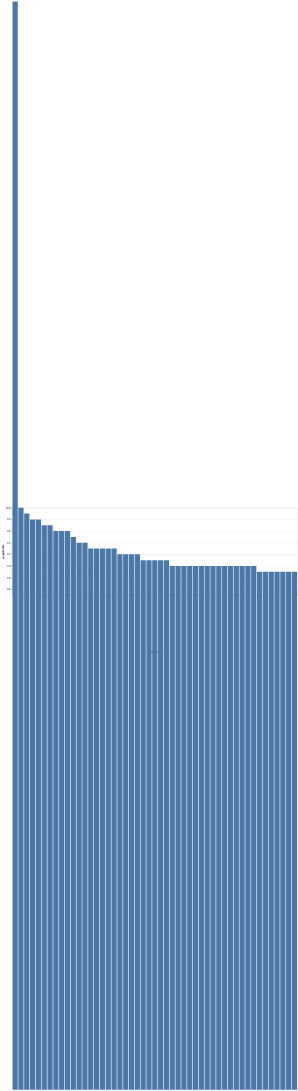

The cell this chart's notebook holds for it:
### Code cell
# Create a sample dataframe
top50bar = alt.Chart(top50).mark_bar().encode(
    alt.Y("popularity:Q",scale=alt.Scale(domain=[85, 100])),
    alt.X("track_name:N", sort = '-y'),
    tooltip=['track_name:N', "popularity:Q", 'url:N'],
    # href = alt.Href('url:N'),
)

top50bar

### Figure 1 — Vega-Lite specification as saved in the notebook (floating-point values rounded to 4 significant figures)
{"config": {"view": {"continuousWidth": 400, "continuousHeight": 300}}, "data": {"name": "data-e923b290882cca186329350a6f53ca59"}, "mark": "bar", "encoding": {"tooltip": [{"field": "track_name", "type": "nominal"}, {"field": "popularity", "type": "quantitative"}, {"field": "url", "type": "nominal"}], "x": {"field": "track_name", "sort": "-y", "type": "nominal"}, "y": {"field": "popularity", "scale": {"domain": [85, 100]}, "type": "quantitative"}}, "$schema": "https://vega.github.io/schema/vega-lite/v4.17.0.json", "datasets": {"data-e923b290882cca186329350a6f53ca59": [{"track_id": "3nqQXoyQOWXiESFLlDF1hG", "track_name": "Unholy (feat. Kim Petras)", "album_name": "Unholy (feat. Kim Petras)", "artist_1": "Sam Smith", "artist_2": "Kim Petras", "artist_3": null, "artist_4": null, "track_genre_1": "dance", "track_genre_2": " pop", "track_genre_3": null, "track_genre_4": null, "track_genre_5": null, "explicit": false, "mode": "Major", "key": "D", "time_signature": 4, "tempo": 131.1, "duartion_s": 156.9, "popularity": 100, "danceability": 0.714, "loudness": -7.375, "speechiness": 0.0864, "acousticness": 0.013, "instrumentalness": 4.51e-06, "liveness": 0.266, "energy": 0.472, "valence": 0.238, "url": "https://www.youtube.com/search?q=%22Unholy+%28feat.+Kim+Petras%29%22"}, {"track_id": "2tTmW7RDtMQtBk7m2rYeSw", "track_name": "Quevedo: Bzrp Music Sessions, Vol. 52", "album_name": "Quevedo: Bzrp Music Sessions, Vol. 52", "artist_1": "Bizarrap", "artist_2": "Quevedo", "artist_3": null, "artist_4": null, "track_genre_1": "hip-hop", "track_genre_2": null, "track_genre_3": null, "track_genre_4": null, "track_genre_5": null, "explicit": false, "mode": "Major", "key": "D", "time_signature": 4, "tempo": 128.0, "duartion_s": 198.9, "popularity": 99, "danceability": 0.621, "loudness": -5.548, "speechiness": 0.044, "acousticness": 0.0125, "instrumentalness": 0.033, "liveness": 0.23, "energy": 0.782, "valence": 0.55, "url": "https://www.youtube.com/search?q=%22Quevedo%3A+Bzrp+Music+Sessions%2C+Vol.+52%22"}, {"track_id": "4uUG5RXrOk84mYEfFvj3cK", "track_name": "I'm Good (Blue)", "album_name": "I'm Good (Blue)", "artist_1": "David Guetta", "artist_2": "Bebe Rexha", "artist_3": null, "artist_4": null, "track_genre_1": "dance", "track_genre_2": " edm", "track_genre_3": " pop", "track_genre_4": null, "track_genre_5": null, "explicit": true, "mode": "Minor", "key": "G", "time_signature": 4, "tempo": 128.0, "duartion_s": 175.2, "popularity": 98, "danceability": 0.561, "loudness": -3.673, "speechiness": 0.0343, "acousticness": 0.00383, "instrumentalness": 7.07e-06, "liveness": 0.371, "energy": 0.965, "valence": 0.304, "url": "https://www.youtube.com/search?q=%22I%27m+Good+%28Blue%29%22"}, {"track_id": "5ww2BF9slyYgNOk37BlC4u", "track_name": "La Bachata", "album_name": "La Bachata", "artist_1": "Manuel Turizo", "artist_2": null, "artist_3": null, "artist_4": null, "track_genre_1": "latin", "track_genre_2": " latino", "track_genre_3": " reggae", "track_genre_4": " reggaeton", "track_genre_5": null, "explicit": false, "mode": "Minor", "key": "G", "time_signature": 4, "tempo": 125.0, "duartion_s": 162.6, "popularity": 98, "danceability": 0.835, "loudness": -5.329, "speechiness": 0.0364, "acousticness": 0.583, "instrumentalness": 1.98e-06, "liveness": 0.218, "energy": 0.679, "valence": 0.85, "url": "https://www.youtube.com/search?q=%22La+Bachata%22"}, {"track_id": "6Sq7ltF9Qa7SNFBsV5Cogx", "track_name": "Me Porto Bonito", "album_name": "Un Verano Sin Ti", "artist_1": "Bad Bunny", "artist_2": "Chencho Corleone", "artist_3": null, "artist_4": null, "track_genre_1": "latin", "track_genre_2": " latino", "track_genre_3": " reggae", "track_genre_4": " reggaeton", "track_genre_5": null, "explicit": true, "mode": "Minor", "key": "C-sharp", "time_signature": 4, "tempo": 92.0, "duartion_s": 178.6, "popularity": 97, "danceability": 0.911, "loudness": -5.105, "speechiness": 0.0817, "acousticness": 0.0901, "instrumentalness": 2.68e-05, "liveness": 0.0933, "energy": 0.712, "valence": 0.425, "url": "https://www.youtube.com/search?q=%22Me+Porto+Bonito%22"}, {"track_id": "1IHWl5LamUGEuP4ozKQSXZ", "track_name": "Tití Me Preguntó", "album_name": "Un Verano Sin Ti", "artist_1": "Bad Bunny", "artist_2": null, "artist_3": null, "artist_4": null, "track_genre_1": "latin", "track_genre_2": " latino", "track_genre_3": " reggae", "track_genre_4": " reggaeton", "track_genre_5": null, "explicit": false, "mode": "Minor", "key": "F", "time_signature": 4, "tempo": 106.7, "duartion_s": 243.7, "popularity": 97, "danceability": 0.65, "loudness": -5.198, "speechiness": 0.253, "acousticness": 0.0993, "instrumentalness": 0.000291, "liveness": 0.126, "energy": 0.715, "valence": 0.187, "url": "https://www.youtube.com/search?q=%22Tit%C3%AD+Me+Pregunt%C3%B3%22"}, {"track_id": "5IgjP7X4th6nMNDh4akUHb", "track_name": "Under The Influence", "album_name": "Indigo (Extended)", "artist_1": "Chris Brown", "artist_2": null, "artist_3": null, "artist_4": null, "track_genre_1": "dance", "track_genre_2": " pop", "track_genre_3": null, "track_genre_4": null, "track_genre_5": null, "explicit": true, "mode": "Minor", "key": "A", "time_signature": 4, "tempo": 117.0, "duartion_s": 184.6, "popularity": 96, "danceability": 0.733, "loudness": -5.529, "speechiness": 0.0427, "acousticness": 0.0635, "instrumentalness": 1.18e-06, "liveness": 0.105, "energy": 0.69, "valence": 0.31, "url": "https://www.youtube.com/search?q=%22Under+The+Influence%22"}, {"track_id": "5Eax0qFko2dh7Rl2lYs3bx", "track_name": "Efecto", "album_name": "Un Verano Sin Ti", "artist_1": "Bad Bunny", "artist_2": null, "artist_3": null, "artist_4": null, "track_genre_1": "latin", "track_genre_2": " latino", "track_genre_3": " reggae", "track_genre_4": " reggaeton", "track_genre_5": null, "explicit": false, "mode": "Minor", "key": "G", "time_signature": 4, "tempo": 98.05, "duartion_s": 213.1, "popularity": 96, "danceability": 0.801, "loudness": -8.797, "speechiness": 0.0516, "acousticness": 0.141, "instrumentalness": 1.73e-05, "liveness": 0.0639, "energy": 0.475, "valence": 0.234, "url": "https://www.youtube.com/search?q=%22Efecto%22"}, {"track_id": "4h9wh7iOZ0GGn8QVp4RAOB", "track_name": "I Ain't Worried", "album_name": "I Ain’t Worried (Music From The Motion Picture \"Top Gun: Maverick\")", "artist_1": "OneRepublic", "artist_2": null, "artist_3": null, "artist_4": null, "track_genre_1": "piano", "track_genre_2": " pop", "track_genre_3": " rock", "track_genre_4": null, "track_genre_5": null, "explicit": false, "mode": "Major", "key": "C", "time_signature": 4, "tempo": 140.0, "duartion_s": 148.5, "popularity": 96, "danceability": 0.704, "loudness": -5.927, "speechiness": 0.0475, "acousticness": 0.0826, "instrumentalness": 0.000745, "liveness": 0.0546, "energy": 0.797, "valence": 0.825, "url": "https://www.youtube.com/search?q=%22I+Ain%27t+Worried%22"}, {"track_id": "3k3NWokhRRkEPhCzPmV8TW", "track_name": "Ojitos Lindos", "album_name": "Un Verano Sin Ti", "artist_1": "Bad Bunny", "artist_2": "Bomba Estéreo", "artist_3": null, "artist_4": null, "track_genre_1": "latin", "track_genre_2": " latino", "track_genre_3": " reggae", "track_genre_4": " reggaeton", "track_genre_5": null, "explicit": false, "mode": "Minor", "key": "E-flat", "time_signature": 4, "tempo": 79.93, "duartion_s": 258.3, "popularity": 95, "danceability": 0.647, "loudness": -5.745, "speechiness": 0.0413, "acousticness": 0.08, "instrumentalness": 1.34e-06, "liveness": 0.528, "energy": 0.686, "valence": 0.268, "url": "https://www.youtube.com/search?q=%22Ojitos+Lindos%22"}, {"track_id": "4LRPiXqCikLlN15c3yImP7", "track_name": "As It Was", "album_name": "As It Was", "artist_1": "Harry Styles", "artist_2": null, "artist_3": null, "artist_4": null, "track_genre_1": "pop", "track_genre_2": null, "track_genre_3": null, "track_genre_4": null, "track_genre_5": null, "explicit": false, "mode": "Minor", "key": "F-sharp", "time_signature": 4, "tempo": 173.9, "duartion_s": 167.3, "popularity": 95, "danceability": 0.52, "loudness": -5.338, "speechiness": 0.0557, "acousticness": 0.342, "instrumentalness": 0.00101, "liveness": 0.311, "energy": 0.731, "valence": 0.662, "url": "https://www.youtube.com/search?q=%22As+It+Was%22"}, {"track_id": "6xGruZOHLs39ZbVccQTuPZ", "track_name": "Glimpse of Us", "album_name": "Glimpse of Us", "artist_1": "Joji", "artist_2": null, "artist_3": null, "artist_4": null, "track_genre_1": "pop", "track_genre_2": null, "track_genre_3": null, "track_genre_4": null, "track_genre_5": null, "explicit": false, "mode": "Major", "key": "A-flat", "time_signature": 3, "tempo": 169.9, "duartion_s": 233.5, "popularity": 94, "danceability": 0.44, "loudness": -9.258, "speechiness": 0.0531, "acousticness": 0.891, "instrumentalness": 4.78e-06, "liveness": 0.141, "energy": 0.317, "valence": 0.268, "url": "https://www.youtube.com/search?q=%22Glimpse+of+Us%22"}, {"track_id": "6Xom58OOXk2SoU711L2IXO", "track_name": "Moscow Mule", "album_name": "Un Verano Sin Ti", "artist_1": "Bad Bunny", "artist_2": null, "artist_3": null, "artist_4": null, "track_genre_1": "latin", "track_genre_2": " latino", "track_genre_3": " reggae", "track_genre_4": " reggaeton", "track_genre_5": null, "explicit": true, "mode": "Minor", "key": "F", "time_signature": 4, "tempo": 99.97, "duartion_s": 245.9, "popularity": 94, "danceability": 0.804, "loudness": -5.453, "speechiness": 0.0333, "acousticness": 0.294, "instrumentalness": 1.18e-06, "liveness": 0.115, "energy": 0.674, "valence": 0.292, "url": "https://www.youtube.com/search?q=%22Moscow+Mule%22"}, {"track_id": "1xzi1Jcr7mEi9K2RfzLOqS", "track_name": "CUFF IT", "album_name": "RENAISSANCE", "artist_1": "Beyoncé", "artist_2": null, "artist_3": null, "artist_4": null, "track_genre_1": "dance", "track_genre_2": null, "track_genre_3": null, "track_genre_4": null, "track_genre_5": null, "explicit": true, "mode": "Major", "key": "G", "time_signature": 4, "tempo": 115.0, "duartion_s": 225.4, "popularity": 93, "danceability": 0.78, "loudness": -5.668, "speechiness": 0.141, "acousticness": 0.0368, "instrumentalness": 9.69e-06, "liveness": 0.0698, "energy": 0.689, "valence": 0.642, "url": "https://www.youtube.com/search?q=%22CUFF+IT%22"}, {"track_id": "3JvKfv6T31zO0ini8iNItO", "track_name": "Another Love", "album_name": "Long Way Down (Deluxe)", "artist_1": "Tom Odell", "artist_2": null, "artist_3": null, "artist_4": null, "track_genre_1": "chill", "track_genre_2": " pop", "track_genre_3": null, "track_genre_4": null, "track_genre_5": null, "explicit": true, "mode": "Minor", "key": "E", "time_signature": 4, "tempo": 122.8, "duartion_s": 244.4, "popularity": 93, "danceability": 0.445, "loudness": -8.532, "speechiness": 0.04, "acousticness": 0.695, "instrumentalness": 1.65e-05, "liveness": 0.0944, "energy": 0.537, "valence": 0.131, "url": "https://www.youtube.com/search?q=%22Another+Love%22"}, {"track_id": "31i56LZnwE6uSu3exoHjtB", "track_name": "Neverita", "album_name": "Un Verano Sin Ti", "artist_1": "Bad Bunny", "artist_2": null, "artist_3": null, "artist_4": null, "track_genre_1": "latin", "track_genre_2": " reggae", "track_genre_3": " reggaeton", "track_genre_4": null, "track_genre_5": null, "explicit": false, "mode": "Major", "key": "B-flat", "time_signature": 4, "tempo": 122.0, "duartion_s": 173.1, "popularity": 93, "danceability": 0.876, "loudness": -7.511, "speechiness": 0.0478, "acousticness": 0.0706, "instrumentalness": 0.0, "liveness": 0.143, "energy": 0.498, "valence": 0.428, "url": "https://www.youtube.com/search?q=%22Neverita%22"}, {"track_id": "7dSZ6zGTQx66c2GF91xCrb", "track_name": "PROVENZA", "album_name": "PROVENZA", "artist_1": "KAROL G", "artist_2": null, "artist_3": null, "artist_4": null, "track_genre_1": "reggae", "track_genre_2": " reggaeton", "track_genre_3": null, "track_genre_4": null, "track_genre_5": null, "explicit": false, "mode": "Major", "key": "C-sharp", "time_signature": 4, "tempo": 111.0, "duartion_s": 210.2, "popularity": 93, "danceability": 0.87, "loudness": -8.006, "speechiness": 0.0541, "acousticness": 0.656, "instrumentalness": 0.00823, "liveness": 0.11, "energy": 0.516, "valence": 0.53, "url": "https://www.youtube.com/search?q=%22PROVENZA%22"}, {"track_id": "2QjOHCTQ1Jl3zawyYOpxh6", "track_name": "Sweater Weather", "album_name": "I Love You.", "artist_1": "The Neighbourhood", "artist_2": null, "artist_3": null, "artist_4": null, "track_genre_1": "alt-rock", "track_genre_2": " alternative", "track_genre_3": " pop", "track_genre_4": " rock", "track_genre_5": null, "explicit": false, "mode": "Major", "key": "B-flat", "time_signature": 4, "tempo": 124.0, "duartion_s": 240.4, "popularity": 93, "danceability": 0.612, "loudness": -2.81, "speechiness": 0.0336, "acousticness": 0.0495, "instrumentalness": 0.0177, "liveness": 0.101, "energy": 0.807, "valence": 0.398, "url": "https://www.youtube.com/search?q=%22Sweater+Weather%22"}, {"track_id": "4C6Uex2ILwJi9sZXRdmqXp", "track_name": "Super Freaky Girl", "album_name": "Super Freaky Girl", "artist_1": "Nicki Minaj", "artist_2": null, "artist_3": null, "artist_4": null, "track_genre_1": "dance", "track_genre_2": " hip-hop", "track_genre_3": null, "track_genre_4": null, "track_genre_5": null, "explicit": true, "mode": "Major", "key": "D", "time_signature": 4, "tempo": 133.0, "duartion_s": 171.0, "popularity": 92, "danceability": 0.95, "loudness": -2.653, "speechiness": 0.241, "acousticness": 0.0645, "instrumentalness": 1.77e-05, "liveness": 0.309, "energy": 0.891, "valence": 0.912, "url": "https://www.youtube.com/search?q=%22Super+Freaky+Girl%22"}, {"track_id": "4Dvkj6JhhA12EX05fT7y2e", "track_name": "As It Was", "album_name": "Harry's House", "artist_1": "Harry Styles", "artist_2": null, "artist_3": null, "artist_4": null, "track_genre_1": "pop", "track_genre_2": null, "track_genre_3": null, "track_genre_4": null, "track_genre_5": null, "explicit": false, "mode": "Minor", "key": "F-sharp", "time_signature": 4, "tempo": 173.9, "duartion_s": 167.3, "popularity": 92, "danceability": 0.52, "loudness": -5.338, "speechiness": 0.0557, "acousticness": 0.342, "instrumentalness": 0.00101, "liveness": 0.311, "energy": 0.731, "valence": 0.662, "url": "https://www.youtube.com/search?q=%22As+It+Was%22"}, {"track_id": "0WtM2NBVQNNJLh6scP13H8", "track_name": "Calm Down (with Selena Gomez)", "album_name": "Calm Down (with Selena Gomez)", "artist_1": "Rema", "artist_2": "Selena Gomez", "artist_3": null, "artist_4": null, "track_genre_1": "pop", "track_genre_2": null, "track_genre_3": null, "track_genre_4": null, "track_genre_5": null, "explicit": false, "mode": "Major", "key": "B", "time_signature": 4, "tempo": 107.0, "duartion_s": 239.3, "popularity": 92, "danceability": 0.801, "loudness": -5.206, "speechiness": 0.0381, "acousticness": 0.382, "instrumentalness": 0.000669, "liveness": 0.114, "energy": 0.806, "valence": 0.802, "url": "https://www.youtube.com/search?q=%22Calm+Down+%28with+Selena+Gomez%29%22"}, {"track_id": "5XeFesFbtLpXzIVDNQP22n", "track_name": "I Wanna Be Yours", "album_name": "AM", "artist_1": "Arctic Monkeys", "artist_2": null, "artist_3": null, "artist_4": null, "track_genre_1": "garage", "track_genre_2": " indie", "track_genre_3": " rock", "track_genre_4": null, "track_genre_5": null, "explicit": false, "mode": "Minor", "key": "C", "time_signature": 4, "tempo": 67.53, "duartion_s": 184.0, "popularity": 92, "danceability": 0.464, "loudness": -9.345, "speechiness": 0.0256, "acousticness": 0.136, "instrumentalness": 0.022, "liveness": 0.0974, "energy": 0.417, "valence": 0.479, "url": "https://www.youtube.com/search?q=%22I+Wanna+Be+Yours%22"}, {"track_id": "0mBP9X2gPCuapvpZ7TGDk3", "track_name": "Left and Right (Feat. Jung Kook of BTS)", "album_name": "Left and Right (Feat. Jung Kook of BTS)", "artist_1": "Charlie Puth", "artist_2": "Jung Kook", "artist_3": "BTS", "artist_4": null, "track_genre_1": "dance", "track_genre_2": " pop", "track_genre_3": null, "track_genre_4": null, "track_genre_5": null, "explicit": false, "mode": "Major", "key": "D", "time_signature": 4, "tempo": 101.1, "duartion_s": 154.5, "popularity": 92, "danceability": 0.881, "loudness": -4.898, "speechiness": 0.0324, "acousticness": 0.619, "instrumentalness": 1.32e-05, "liveness": 0.0901, "energy": 0.592, "valence": 0.719, "url": "https://www.youtube.com/search?q=%22Left+and+Right+%28Feat.+Jung+Kook+of+BTS%29%22"}, {"track_id": "3F5CgOj3wFlRv51JsHbxhe", "track_name": "Jimmy Cooks (feat. 21 Savage)", "album_name": "Honestly, Nevermind", "artist_1": "Drake", "artist_2": "21 Savage", "artist_3": null, "artist_4": null, "track_genre_1": "hip-hop", "track_genre_2": null, "track_genre_3": null, "track_genre_4": null, "track_genre_5": null, "explicit": true, "mode": "Major", "key": "C", "time_signature": 4, "tempo": 165.9, "duartion_s": 218.4, "popularity": 91, "danceability": 0.529, "loudness": -4.711, "speechiness": 0.175, "acousticness": 0.000307, "instrumentalness": 2.41e-06, "liveness": 0.093, "energy": 0.673, "valence": 0.366, "url": "https://www.youtube.com/search?q=%22Jimmy+Cooks+%28feat.+21+Savage%29%22"}, {"track_id": "6i1g5ZRmJZAkDwBaUZ3f2i", "track_name": "Caile", "album_name": "L3tra", "artist_1": "Luar La L", "artist_2": null, "artist_3": null, "artist_4": null, "track_genre_1": "latin", "track_genre_2": " latino", "track_genre_3": " reggae", "track_genre_4": " reggaeton", "track_genre_5": null, "explicit": true, "mode": "Major", "key": "C", "time_signature": 3, "tempo": 121.7, "duartion_s": 141.3, "popularity": 91, "danceability": 0.704, "loudness": -4.948, "speechiness": 0.448, "acousticness": 0.298, "instrumentalness": 3.75e-06, "liveness": 0.0852, "energy": 0.756, "valence": 0.461, "url": "https://www.youtube.com/search?q=%22Caile%22"}, {"track_id": "79HZAZNnOE97rb2hnI0XQr", "track_name": "LOKERA", "album_name": "LOKERA", "artist_1": "Rauw Alejandro", "artist_2": "Lyanno", "artist_3": "Brray", "artist_4": null, "track_genre_1": "latin", "track_genre_2": " latino", "track_genre_3": null, "track_genre_4": null, "track_genre_5": null, "explicit": false, "mode": "Minor", "key": "B", "time_signature": 4, "tempo": 102.0, "duartion_s": 195.3, "popularity": 91, "danceability": 0.834, "loudness": -2.657, "speechiness": 0.0452, "acousticness": 0.21, "instrumentalness": 5.91e-06, "liveness": 0.103, "energy": 0.828, "valence": 0.58, "url": "https://www.youtube.com/search?q=%22LOKERA%22"}, {"track_id": "0VjIjW4GlUZAMYd2vXMi3b", "track_name": "Blinding Lights", "album_name": "After Hours", "artist_1": "The Weeknd", "artist_2": null, "artist_3": null, "artist_4": null, "track_genre_1": "pop", "track_genre_2": null, "track_genre_3": null, "track_genre_4": null, "track_genre_5": null, "explicit": false, "mode": "Major", "key": "C-sharp", "time_signature": 4, "tempo": 171.0, "duartion_s": 200.0, "popularity": 91, "danceability": 0.514, "loudness": -5.934, "speechiness": 0.0598, "acousticness": 0.00146, "instrumentalness": 9.54e-05, "liveness": 0.0897, "energy": 0.73, "valence": 0.334, "url": "https://www.youtube.com/search?q=%22Blinding+Lights%22"}, {"track_id": "41oY4WCTj5kccfesTVFnvN", "track_name": "Tarot", "album_name": "Un Verano Sin Ti", "artist_1": "Bad Bunny", "artist_2": "Jhayco", "artist_3": null, "artist_4": null, "track_genre_1": "latin", "track_genre_2": " latino", "track_genre_3": " reggae", "track_genre_4": " reggaeton", "track_genre_5": null, "explicit": true, "mode": "Minor", "key": "B", "time_signature": 4, "tempo": 114.0, "duartion_s": 237.9, "popularity": 91, "danceability": 0.795, "loudness": -3.971, "speechiness": 0.0419, "acousticness": 0.0225, "instrumentalness": 0.0, "liveness": 0.658, "energy": 0.684, "valence": 0.419, "url": "https://www.youtube.com/search?q=%22Tarot%22"}, {"track_id": "1cKHdTo9u0ZymJdPGSh6nq", "track_name": "I Was Never There", "album_name": "My Dear Melancholy,", "artist_1": "The Weeknd", "artist_2": "Gesaffelstein", "artist_3": null, "artist_4": null, "track_genre_1": "pop", "track_genre_2": null, "track_genre_3": null, "track_genre_4": null, "track_genre_5": null, "explicit": false, "mode": "Major", "key": "B-flat", "time_signature": 4, "tempo": 113.3, "duartion_s": 241.1, "popularity": 90, "danceability": 0.323, "loudness": -4.008, "speechiness": 0.0338, "acousticness": 0.142, "instrumentalness": 0.000162, "liveness": 0.163, "energy": 0.737, "valence": 0.155, "url": "https://www.youtube.com/search?q=%22I+Was+Never+There%22"}, {"track_id": "2rurDawMfoKP4uHyb2kJBt", "track_name": "Te Felicito", "album_name": "Te Felicito", "artist_1": "Shakira", "artist_2": "Rauw Alejandro", "artist_3": null, "artist_4": null, "track_genre_1": "latin", "track_genre_2": null, "track_genre_3": null, "track_genre_4": null, "track_genre_5": null, "explicit": false, "mode": "Major", "key": "F", "time_signature": 4, "tempo": 174.1, "duartion_s": 172.2, "popularity": 90, "danceability": 0.695, "loudness": -4.654, "speechiness": 0.317, "acousticness": 0.234, "instrumentalness": 0.0, "liveness": 0.081, "energy": 0.636, "valence": 0.575, "url": "https://www.youtube.com/search?q=%22Te+Felicito%22"}, {"track_id": "1797zYiX4cKosMH836X9Gt", "track_name": "La Corriente", "album_name": "Un Verano Sin Ti", "artist_1": "Bad Bunny", "artist_2": "Tony Dize", "artist_3": null, "artist_4": null, "track_genre_1": "latino", "track_genre_2": " reggae", "track_genre_3": " reggaeton", "track_genre_4": null, "track_genre_5": null, "explicit": true, "mode": "Minor", "key": "B", "time_signature": 4, "tempo": 196.1, "duartion_s": 198.4, "popularity": 90, "danceability": 0.663, "loudness": -3.51, "speechiness": 0.195, "acousticness": 0.229, "instrumentalness": 0.0, "liveness": 0.219, "energy": 0.786, "valence": 0.579, "url": "https://www.youtube.com/search?q=%22La+Corriente%22"}, {"track_id": "38T0tPVZHcPZyhtOcCP7pF", "track_name": "STAR WALKIN' (League of Legends Worlds Anthem)", "album_name": "STAR WALKIN' (League of Legends Worlds Anthem)", "artist_1": "Lil Nas X", "artist_2": null, "artist_3": null, "artist_4": null, "track_genre_1": "hip-hop", "track_genre_2": null, "track_genre_3": null, "track_genre_4": null, "track_genre_5": null, "explicit": true, "mode": "Minor", "key": "D", "time_signature": 4, "tempo": 141.9, "duartion_s": 210.6, "popularity": 90, "danceability": 0.637, "loudness": -4.971, "speechiness": 0.0455, "acousticness": 0.148, "instrumentalness": 0.0, "liveness": 0.0892, "energy": 0.715, "valence": 0.308, "url": "https://www.youtube.com/search?q=%22STAR+WALKIN%27+%28League+of+Legends+Worlds+Anthem%29%22"}, {"track_id": "1Fid2jjqsHViMX6xNH70hE", "track_name": "Atlantis", "album_name": "Tell Me It's Real (Expanded Edition)", "artist_1": "Seafret", "artist_2": null, "artist_3": null, "artist_4": null, "track_genre_1": "folk", "track_genre_2": null, "track_genre_3": null, "track_genre_4": null, "track_genre_5": null, "explicit": false, "mode": "Minor", "key": "A-flat", "time_signature": 4, "tempo": 166.2, "duartion_s": 229.2, "popularity": 90, "danceability": 0.4, "loudness": -7.989, "speechiness": 0.0308, "acousticness": 0.0529, "instrumentalness": 2.14e-06, "liveness": 0.115, "energy": 0.479, "valence": 0.213, "url": "https://www.youtube.com/search?q=%22Atlantis%22"}, {"track_id": "7DbdUf8aHSYoliSjO6LZv6", "track_name": "Sex, Drugs, Etc.", "album_name": "Chit Chat", "artist_1": "Beach Weather", "artist_2": null, "artist_3": null, "artist_4": null, "track_genre_1": "rock", "track_genre_2": null, "track_genre_3": null, "track_genre_4": null, "track_genre_5": null, "explicit": false, "mode": "Minor", "key": "E", "time_signature": 4, "tempo": 144.0, "duartion_s": 196.8, "popularity": 90, "danceability": 0.572, "loudness": -5.083, "speechiness": 0.0377, "acousticness": 0.013, "instrumentalness": 0.00976, "liveness": 0.522, "energy": 0.839, "valence": 0.465, "url": "https://www.youtube.com/search?q=%22Sex%2C+Drugs%2C+Etc.%22"}, {"track_id": "1ga4PztXOIw1yBbdUt2X8v", "track_name": "GATÚBELA", "album_name": "GATÚBELA", "artist_1": "KAROL G", "artist_2": "Maldy", "artist_3": null, "artist_4": null, "track_genre_1": "reggae", "track_genre_2": " reggaeton", "track_genre_3": null, "track_genre_4": null, "track_genre_5": null, "explicit": false, "mode": "Minor", "key": "B", "time_signature": 4, "tempo": 92.52, "duartion_s": 209.2, "popularity": 90, "danceability": 0.627, "loudness": -2.824, "speechiness": 0.386, "acousticness": 0.263, "instrumentalness": 0.0, "liveness": 0.21, "energy": 0.858, "valence": 0.342, "url": "https://www.youtube.com/search?q=%22GAT%C3%9ABELA%22"}, {"track_id": "7MXVkk9YMctZqd1Srtv4MB", "track_name": "Starboy", "album_name": "Starboy", "artist_1": "The Weeknd", "artist_2": "Daft Punk", "artist_3": null, "artist_4": null, "track_genre_1": "pop", "track_genre_2": null, "track_genre_3": null, "track_genre_4": null, "track_genre_5": null, "explicit": true, "mode": "Major", "key": "G", "time_signature": 4, "tempo": 186.0, "duartion_s": 230.4, "popularity": 90, "danceability": 0.679, "loudness": -7.015, "speechiness": 0.276, "acousticness": 0.141, "instrumentalness": 6.35e-06, "liveness": 0.137, "energy": 0.587, "valence": 0.486, "url": "https://www.youtube.com/search?q=%22Starboy%22"}, {"track_id": "58HvfVOeJY7lUuCqF0m3ly", "track_name": "MIDDLE OF THE NIGHT", "album_name": "MIDDLE OF THE NIGHT", "artist_1": "Elley Duhé", "artist_2": null, "artist_3": null, "artist_4": null, "track_genre_1": "pop", "track_genre_2": null, "track_genre_3": null, "track_genre_4": null, "track_genre_5": null, "explicit": false, "mode": "Minor", "key": "E", "time_signature": 3, "tempo": 185.7, "duartion_s": 184.4, "popularity": 90, "danceability": 0.41, "loudness": -8.271, "speechiness": 0.0467, "acousticness": 0.0228, "instrumentalness": 0.0, "liveness": 0.116, "energy": 0.611, "valence": 0.0899, "url": "https://www.youtube.com/search?q=%22MIDDLE+OF+THE+NIGHT%22"}, {"track_id": "4tYFy8ALRjIZvnvSLw5lxN", "track_name": "Party", "album_name": "Un Verano Sin Ti", "artist_1": "Bad Bunny", "artist_2": "Rauw Alejandro", "artist_3": null, "artist_4": null, "track_genre_1": "latino", "track_genre_2": " reggae", "track_genre_3": " reggaeton", "track_genre_4": null, "track_genre_5": null, "explicit": false, "mode": "Major", "key": "A", "time_signature": 4, "tempo": 97.01, "duartion_s": 227.6, "popularity": 90, "danceability": 0.829, "loudness": -5.389, "speechiness": 0.0897, "acousticness": 0.0151, "instrumentalness": 0.000543, "liveness": 0.242, "energy": 0.799, "valence": 0.471, "url": "https://www.youtube.com/search?q=%22Party%22"}, {"track_id": "75FEaRjZTKLhTrFGsfMUXR", "track_name": "Running Up That Hill (A Deal With God)", "album_name": "Hounds Of Love", "artist_1": "Kate Bush", "artist_2": null, "artist_3": null, "artist_4": null, "track_genre_1": "piano", "track_genre_2": " pop", "track_genre_3": " r-n-b", "track_genre_4": " rock", "track_genre_5": " singer-songwriter", "explicit": false, "mode": "Minor", "key": "B-flat", "time_signature": 4, "tempo": 108.4, "duartion_s": 298.9, "popularity": 90, "danceability": 0.629, "loudness": -13.12, "speechiness": 0.055, "acousticness": 0.72, "instrumentalness": 0.00314, "liveness": 0.0604, "energy": 0.547, "valence": 0.197, "url": "https://www.youtube.com/search?q=%22Running+Up+That+Hill+%28A+Deal+With+God%29%22"}, {"track_id": "2eAvDnpXP5W0cVtiI0PUxV", "track_name": "Dandelions", "album_name": "Safe Haven", "artist_1": "Ruth B.", "artist_2": null, "artist_3": null, "artist_4": null, "track_genre_1": "pop", "track_genre_2": null, "track_genre_3": null, "track_genre_4": null, "track_genre_5": null, "explicit": false, "mode": "Major", "key": "C-sharp", "time_signature": 3, "tempo": 117.0, "duartion_s": 233.7, "popularity": 90, "danceability": 0.609, "loudness": -2.958, "speechiness": 0.0259, "acousticness": 0.0157, "instrumentalness": 0.0, "liveness": 0.0864, "energy": 0.692, "valence": 0.454, "url": "https://www.youtube.com/search?q=%22Dandelions%22"}, {"track_id": "0T5iIrXA4p5GsubkhuBIKV", "track_name": "Until I Found You", "album_name": "Until I Found You", "artist_1": "Stephen Sanchez", "artist_2": null, "artist_3": null, "artist_4": null, "track_genre_1": "pop", "track_genre_2": " singer-songwriter", "track_genre_3": " songwriter", "track_genre_4": null, "track_genre_5": null, "explicit": false, "mode": "Major", "key": "B-flat", "time_signature": 3, "tempo": 101.4, "duartion_s": 177.7, "popularity": 90, "danceability": 0.539, "loudness": -6.05, "speechiness": 0.0288, "acousticness": 0.727, "instrumentalness": 0.0, "liveness": 0.174, "energy": 0.508, "valence": 0.227, "url": "https://www.youtube.com/search?q=%22Until+I+Found+You%22"}, {"track_id": "0hquQWY3xvYqN4qtiquniF", "track_name": "Vegas (From the Original Motion Picture Soundtrack ELVIS)", "album_name": "Vegas (From the Original Motion Picture Soundtrack ELVIS)", "artist_1": "Doja Cat", "artist_2": null, "artist_3": null, "artist_4": null, "track_genre_1": "dance", "track_genre_2": null, "track_genre_3": null, "track_genre_4": null, "track_genre_5": null, "explicit": true, "mode": "Minor", "key": "A-flat", "time_signature": 4, "tempo": 160.0, "duartion_s": 182.9, "popularity": 90, "danceability": 0.801, "loudness": -7.574, "speechiness": 0.255, "acousticness": 0.0777, "instrumentalness": 3.23e-05, "liveness": 0.145, "energy": 0.601, "valence": 0.74, "url": "https://www.youtube.com/search?q=%22Vegas+%28From+the+Original+Motion+Picture+Soundtrack+ELVIS%29%22"}, {"track_id": "4zN21mbAuaD0WqtmaTZZeP", "track_name": "Ferrari", "album_name": "Ferrari", "artist_1": "James Hype", "artist_2": "Miggy Dela Rosa", "artist_3": null, "artist_4": null, "track_genre_1": "dance", "track_genre_2": " deep-house", "track_genre_3": " groove", "track_genre_4": " house", "track_genre_5": null, "explicit": false, "mode": "Minor", "key": "C-sharp", "time_signature": 4, "tempo": 125.0, "duartion_s": 186.7, "popularity": 90, "danceability": 0.847, "loudness": -7.877, "speechiness": 0.0493, "acousticness": 0.0127, "instrumentalness": 6e-05, "liveness": 0.0526, "energy": 0.69, "valence": 0.692, "url": "https://www.youtube.com/search?q=%22Ferrari%22"}, {"track_id": "5QO79kh1waicV47BqGRL3g", "track_name": "Save Your Tears", "album_name": "After Hours", "artist_1": "The Weeknd", "artist_2": null, "artist_3": null, "artist_4": null, "track_genre_1": "pop", "track_genre_2": null, "track_genre_3": null, "track_genre_4": null, "track_genre_5": null, "explicit": true, "mode": "Major", "key": "C", "time_signature": 4, "tempo": 118.0, "duartion_s": 215.6, "popularity": 89, "danceability": 0.68, "loudness": -5.487, "speechiness": 0.0309, "acousticness": 0.0212, "instrumentalness": 1.24e-05, "liveness": 0.543, "energy": 0.826, "valence": 0.644, "url": "https://www.youtube.com/search?q=%22Save+Your+Tears%22"}, {"track_id": "27ZZdyTSQWI7Cug2d2PkqV", "track_name": "BILLIE EILISH.", "album_name": "BILLIE EILISH.", "artist_1": "Armani White", "artist_2": null, "artist_3": null, "artist_4": null, "track_genre_1": "hip-hop", "track_genre_2": " indie", "track_genre_3": null, "track_genre_4": null, "track_genre_5": null, "explicit": true, "mode": "Major", "key": "C-sharp", "time_signature": 4, "tempo": 100.0, "duartion_s": 99.28, "popularity": 89, "danceability": 0.9, "loudness": -6.647, "speechiness": 0.257, "acousticness": 0.115, "instrumentalness": 1.67e-06, "liveness": 0.0937, "energy": 0.509, "valence": 0.765, "url": "https://www.youtube.com/search?q=%22BILLIE+EILISH.%22"}, {"track_id": "5HCyWlXZPP0y6Gqq8TgA20", "track_name": "STAY (with Justin Bieber)", "album_name": "STAY (with Justin Bieber)", "artist_1": "The Kid LAROI", "artist_2": "Justin Bieber", "artist_3": null, "artist_4": null, "track_genre_1": "hip-hop", "track_genre_2": " pop", "track_genre_3": null, "track_genre_4": null, "track_genre_5": null, "explicit": true, "mode": "Major", "key": "C-sharp", "time_signature": 4, "tempo": 169.9, "duartion_s": 141.8, "popularity": 89, "danceability": 0.591, "loudness": -5.484, "speechiness": 0.0483, "acousticness": 0.0383, "instrumentalness": 0.0, "liveness": 0.103, "energy": 0.764, "valence": 0.478, "url": "https://www.youtube.com/search?q=%22STAY+%28with+Justin+Bieber%29%22"}, {"track_id": "3fjN3y5x4hN53rykAN2LHQ", "track_name": "cómo dormiste?", "album_name": "cómo dormiste?", "artist_1": "Rels B", "artist_2": null, "artist_3": null, "artist_4": null, "track_genre_1": "latino", "track_genre_2": " spanish", "track_genre_3": null, "track_genre_4": null, "track_genre_5": null, "explicit": true, "mode": "Major", "key": "C-sharp", "time_signature": 5, "tempo": 126.4, "duartion_s": 112.6, "popularity": 89, "danceability": 0.627, "loudness": -8.255, "speechiness": 0.234, "acousticness": 0.238, "instrumentalness": 0.0, "liveness": 0.122, "energy": 0.429, "valence": 0.565, "url": "https://www.youtube.com/search?q=%22c%C3%B3mo+dormiste%3F%22"}, {"track_id": "1DIXPcTDzTj8ZMHt3PDt8p", "track_name": "Gangsta's Paradise", "album_name": "Gangsta's Paradise", "artist_1": "Coolio", "artist_2": "L.V.", "artist_3": null, "artist_4": null, "track_genre_1": "funk", "track_genre_2": " hip-hop", "track_genre_3": null, "track_genre_4": null, "track_genre_5": null, "explicit": false, "mode": "Major", "key": "A-flat", "time_signature": 4, "tempo": 79.97, "duartion_s": 240.7, "popularity": 89, "danceability": 0.647, "loudness": -10.05, "speechiness": 0.0593, "acousticness": 0.0655, "instrumentalness": 0.0, "liveness": 0.398, "energy": 0.514, "valence": 0.386, "url": "https://www.youtube.com/search?q=%22Gangsta%27s+Paradise%22"}, {"track_id": "1PckUlxKqWQs3RlWXVBLw3", "track_name": "About Damn Time", "album_name": "About Damn Time", "artist_1": "Lizzo", "artist_2": null, "artist_3": null, "artist_4": null, "track_genre_1": "hip-hop", "track_genre_2": null, "track_genre_3": null, "track_genre_4": null, "track_genre_5": null, "explicit": true, "mode": "Minor", "key": "B-flat", "time_signature": 4, "tempo": 109.0, "duartion_s": 191.8, "popularity": 89, "danceability": 0.836, "loudness": -6.305, "speechiness": 0.0656, "acousticness": 0.0995, "instrumentalness": 0.0, "liveness": 0.335, "energy": 0.743, "valence": 0.722, "url": "https://www.youtube.com/search?q=%22About+Damn+Time%22"}, {"track_id": "72yP0DUlWPyH8P7IoxskwN", "track_name": "Hold Me Closer", "album_name": "Hold Me Closer", "artist_1": "Elton John", "artist_2": "Britney Spears", "artist_3": null, "artist_4": null, "track_genre_1": "piano", "track_genre_2": " rock", "track_genre_3": null, "track_genre_4": null, "track_genre_5": null, "explicit": false, "mode": "Major", "key": "C", "time_signature": 4, "tempo": 126.0, "duartion_s": 202.2, "popularity": 89, "danceability": 0.667, "loudness": -4.602, "speechiness": 0.0906, "acousticness": 0.0746, "instrumentalness": 0.000198, "liveness": 0.197, "energy": 0.75, "valence": 0.486, "url": "https://www.youtube.com/search?q=%22Hold+Me+Closer%22"}]}}
